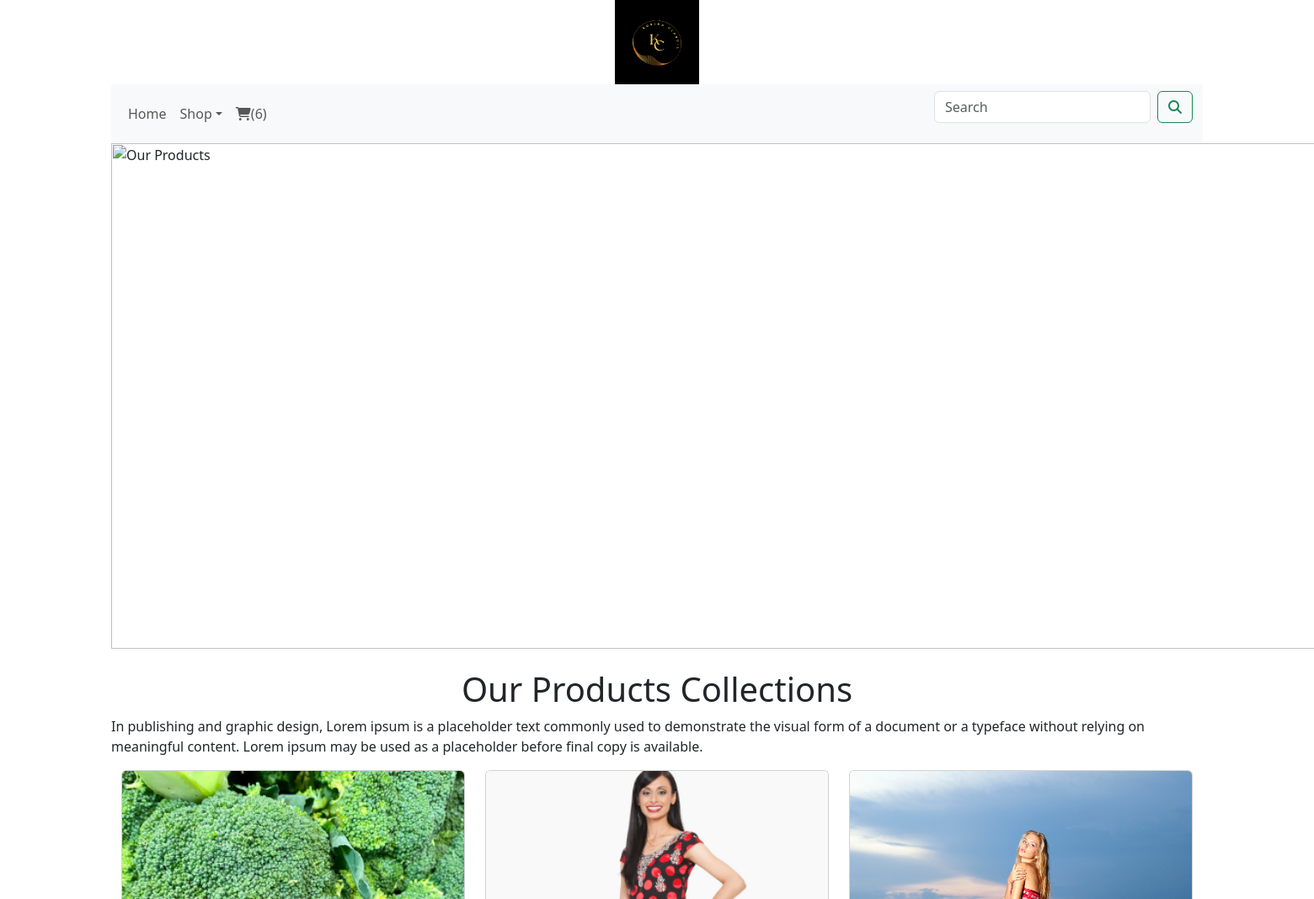
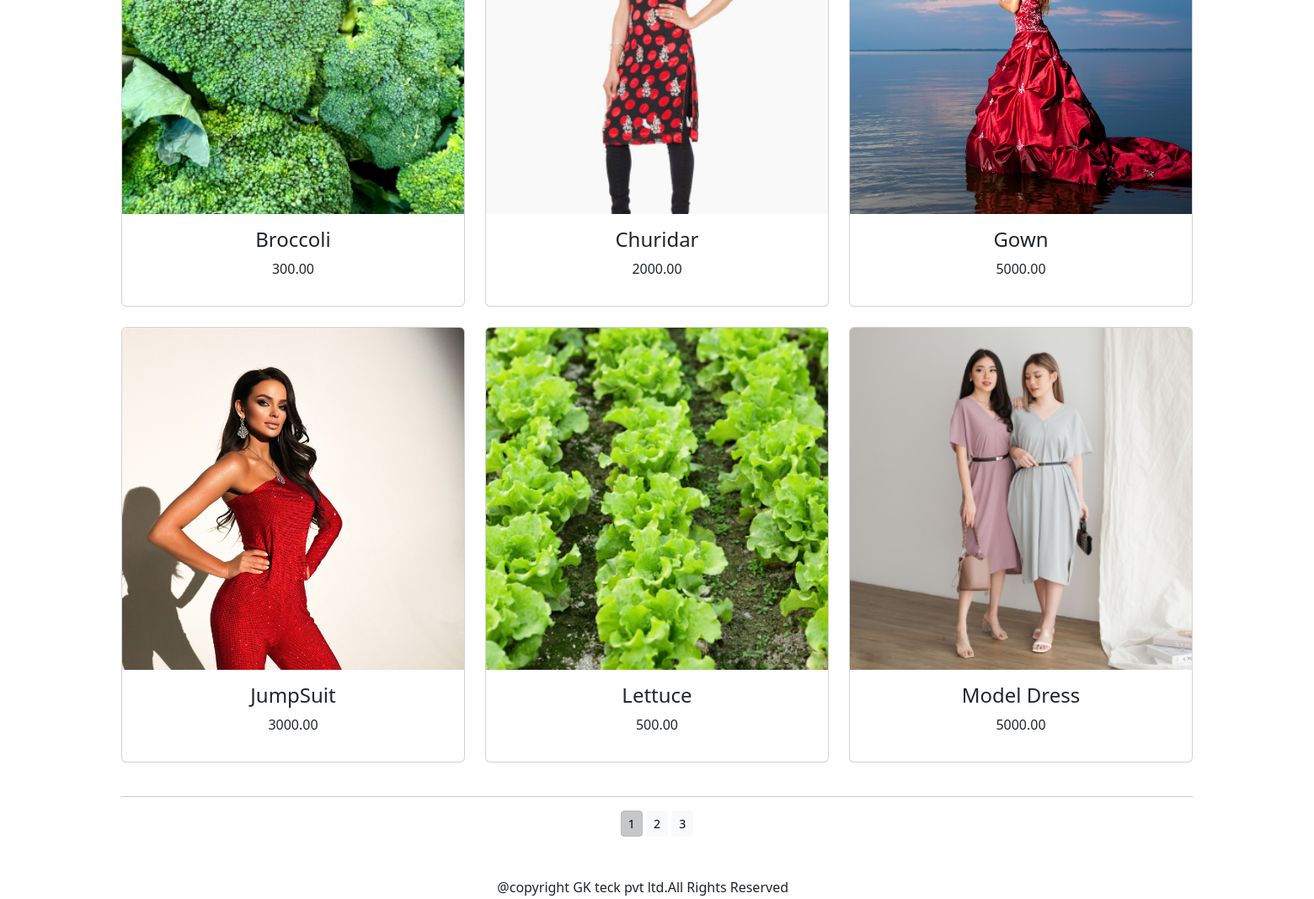
The app's page /shop/ with its own data (2 pictures, top to bottom).
### shop/models.py (models this page shows, shortened)
class Product(models.Model):
    name=models.CharField(max_length=250,unique=True)
    slug=models.SlugField(max_length=250,unique=True)
    description=models.TextField(blank=True)
    price=models.DecimalField(max_digits=10,decimal_places=2)
    category=models.ForeignKey(Category, on_delete=models.CASCADE)
    image=models.ImageField(upload_to='product',blank=True)
    stock=models.IntegerField()
    available=models.BooleanField(default=True)
    created=models.DateTimeField(auto_now_add=True)
    updated=models.DateTimeField(auto_now=True)
    def get_url(self):
        return reverse('shop:prodCatdetail',args=[self.category.slug,self.slug])
    class Meta:
        ordering=('name',)
        verbose_name='product'
        verbose_name_plural='product'

### shop/views.py (the view)
# urls.py: path('',views.allProdCat,name='allProdCat'),
def allProdCat(request,c_slug=None):
    c_page=None
    products_list=None
    if c_slug!=None:
        c_page=get_object_or_404(Category,slug=c_slug)
        products_list=Product.objects.all().filter(category=c_page,available=True)
    else:
        products_list=Product.objects.all().filter(available=True)
    paginator=Paginator(products_list,6)
    try:
        page=int(request.GET.get('page','1'))
    except:
        page=1
    try:
        products=paginator.page(page)
    except (EmptyPage, InvalidPage):
        products=paginator.page(paginator.num_pages)
    return render(request,"category.html",{'category':c_page,'products':products})

### cart/context_processors.py (called while the page is built)
def counter(request):
    item_count=0
    if 'admin' in request.path:
        return {}
    else:
       try:
           cart=Cart.objects.filter(cart_id=_cart_id(request))
           car_items=CartItem.objects.all().filter(cart=cart[:1])
           for cart_item in car_items:
               item_count += cart_item.quantity
       except Cart.DoesNotExist:
           item_count=0
    return dict(item_count=item_count)

### cart/views.py (called while the page is built)
def _cart_id(request):
    cart=request.session.session_key
    if not cart:
        cart=request.session.create()
    return Cart

### shop/context_processors.py (called while the page is built)
def menu_links(request):
    links=Category.objects.all()
    return dict(links=links)

### shop/models.py (called while the page is built)
    def get_url(self):
        return reverse('shop:product_by_category',args=[self.slug])

### templates/category.html (shortened to what this page needs)
{% extends 'base.html' %}
{% load static %}
{% block content %}
    <div class="mx-auto">
        {% if category %}
        <img class="my_image" src="{{category.image.url}}" alt="{{category.name}}" width="1800;" height="400;">
    </div>
    <br>
    <div>
        <h1 class="text-center my_title">{{category.name}}</h1>
        <p class="text-justify">{{category.description}}</p>
    </div>
    {% else %}
    <div>
        <img class="my_image my_image_padding" src="{% static 'img/banner.png' %}" alt="Our Products" width="1650;" height="600;">
    </div>
    <br>
    <div>
        <h1 class="text-center my_title"> Our Products Collections</h1>
        <p class="text-justify"> In publishing and graphic design, Lorem ipsum is a placeholder text commonly used to demonstrate the visual form of a document or a typeface without relying on meaningful content. Lorem ipsum may be used as a placeholder before final copy is available.</p>
    </div>
    {% endif %}
<div class="container">
    <div class="row mx_auto">
        {% for product in products.object_list %}
        <div class="my_bottom_margin col-9 col-sm-12 col-md-4  xol-lg-4">
            <div class="card text-center" style="min-width:18rem;">
                <a href="{{product.get_url}}"><img class="card-img-top my_image" src="{{product.image.url}}" alt="{{product.name}}"></a>
                <div class="card-body">
                   <h4>{{product.name}}</h4>
                   <p>{{product.price}}</p>
                </div>
            </div>
            <br>
        </div>
        {% endfor %}
    </div>
    <div class="mx-auto">
        {% if products.paginator.num_pages > 1 %}
       <hr>
        <div class="text-center">
            {% for pg in products.paginator.page_range %}
            <a href="?page={{pg}}" class="btn btn-light btn-sm {% if products.number == pg %} active {% endif %}">{{pg}}</a>
            {% endfor %}
        </div>
        {% endif %}
    </div>
    <br>
</div>
{% endblock %}

### records on screen
Product: image (picture), name "Broccoli", price "300.00"
Product: image (picture), name "Churidar", price "2000.00"
Product: image (picture), name "Gown", price "5000.00"
Product: image (picture), name "JumpSuit", price "3000.00"
Product: image (picture), name "Lettuce", price "500.00"
Product: image (picture), name "Model Dress", price "5000.00"

### other values on screen
{{ item_count }} "6"
{{ pg }} "1" "2" "3"
